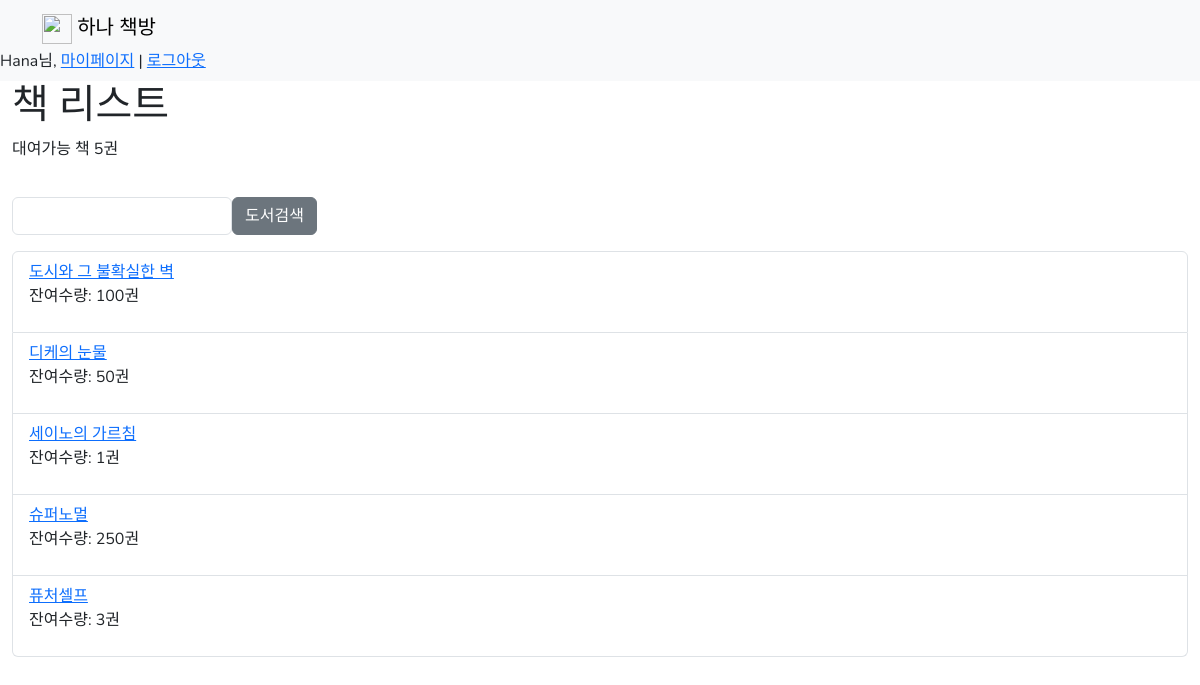
/books/ (signed in), run on the app's committed database.
### books/models.py (models this page shows, shortened)
class Book(models.Model):
    title = models.CharField(max_length=200)
    author = models.CharField(max_length=200)
    publisher = models.CharField(max_length=200)
    stock = models.PositiveIntegerField()
    summary = models.TextField()
    image = models.ImageField(upload_to='book_image/',blank=True)
    class Meta:
        ordering = ['title']

### books/views.py (the view)
# urls.py: path('', BookListView.as_view() ,name='book_list'),
class BookListView(ListView):
    model = Book
    context_object_name = 'books'
    def get_context_data(self,  **kwargs):
        context = super().get_context_data(**kwargs)
        context['count'] = context['books'].filter(stock__gte=1).count() #잔여수량 1개 이상인 책
        search_input = self.request.GET.get('search-area') or ''
        if search_input:
            context['books'] = context['books'].filter(title__icontains=search_input)
            context['search'] = search_input
        return context

### books/templates/books/book_list.html (shortened to what this page needs)
{% extends 'base.html' %}
{% block content %}
<h1> 책 리스트 </h1>
<p> 대여가능 책 {{count}}권 </p>
<div class="input-group mb-3">
    <form method="GET" style="margin-top: 20px; display: flex;">
    <input class='form-control' type="text" name="search-area" value="{{search}}">
    <input class='btn btn-secondary' type="submit" value = '도서검색'>
</form>
</div>
<div>
    <ul class="list-group">
    {% for book in books %}
        <li class="list-group-item"><a href="{% url 'book_detail' book.id %}">{{ book.title }}</a>
            {% if book.stock > 0 %} <p>잔여수량: {{book.stock}}권</p>
            {% else %} <p style="color: #EB796F">재고없음</p> {% endif %}
        </li>
    {% endfor %}
    </ul>
</div>
{% endblock %}

### templates/base.html (shortened to what this page needs)
<!doctype html>
<html lang="en">
<head>
    <link href="https://cdn.jsdelivr.net/npm/bootstrap@5.3.1/dist/css/bootstrap.min.css" rel="stylesheet">
</head>
<body>
<nav class="navbar bg-light">
    <div class="container">
        <a class='navbar-brand' href="{% url 'book_list' %}">
            <img src="https://cdn-icons-png.flaticon.com/512/5773/5773749.png" alt="" width="30" height="30">
            하나 책방
        </a>
    </div>
    <div>
        {% if request.user.is_authenticated %}
        {{request.user|title}}님,
        <a href="{% url 'my_rentals' %}">마이페이지</a> |
    <a href="{% url 'logout' %}">로그아웃</a>
    {% else %}
    <a href="{% url 'login' %}"> 로그인 </a>
    {% endif %}
    </div>
</nav>
<div class="container-fluid">
    {% block content %}
    {% endblock %}
</div>
</body>
</html>

### templates/base.html (style rules this page uses)
h1,h2,h3 { font-family: 'Black Han Sans', sans-serif; }
body { font-family: 'Nunito',sans-serif; }

### data on the page
Book: title "도시와 그 불확실한 벽", stock "100"
Book: title "디케의 눈물", stock "50"
Book: title "세이노의 가르침", stock "1"
Book: title "슈퍼노멀", stock "250"
Book: title "퓨처셀프", stock "3"

### other printed values
{{ request.user|title }} "Hana"
{{ count }} "5"
